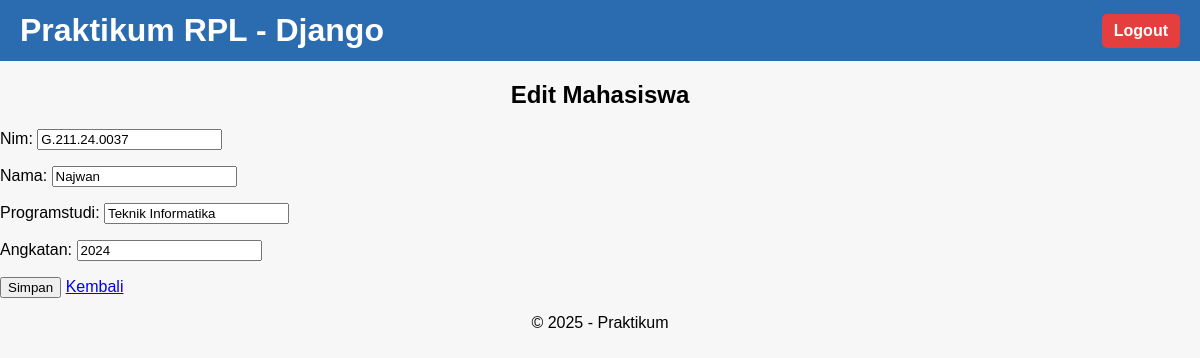
The app's page /mahasiswa/edit/4/ (signed in) with its own data.
### mahasiswa/models.py (models this page shows, shortened)
class Mahasiswa(models.Model):
    nim = models.CharField(max_length=15, unique=True)
    nama = models.CharField(max_length=100)
    programstudi = models.CharField(max_length=50)
    angkatan = models.IntegerField()

### mahasiswa/views.py (the view)
# urls.py: path('edit/<int:id>/', views.edit_mahasiswa, name='edit_mahasiswa'),
@login_required(login_url='/accounts/login/')
def edit_mahasiswa(request, id):
    mahasiswa = get_object_or_404(Mahasiswa, id=id)
    if request.method == 'POST':
        form = MahasiswaForm(request.POST, instance=mahasiswa)
        if form.is_valid():
            form.save()
            return redirect('daftar_mahasiswa')
    else:
        form = MahasiswaForm(instance=mahasiswa)
    return render(request, 'mahasiswa/form.html', {
        'form': form,
        'judul': 'Edit Mahasiswa'
    })

### mahasiswa/forms.py
class MahasiswaForm(forms.ModelForm):
    class Meta:
        model = Mahasiswa
        fields = '__all__'

### mahasiswa/templates/mahasiswa/form.html (shortened to what this page needs)
{% extends 'mahasiswa/base.html' %}
{% block content %}
<h2>{{ judul }}</h2>
<form method="POST">
    {{ form.as_p }}
    <button type="submit">
        Simpan
    </button>
    <a href="{% url 'daftar_mahasiswa' %}">
        Kembali
    </a>
</form>
{% endblock %}

### mahasiswa/static/mahasiswa/css/style.css (style rules this page uses)
body { font-family: Arial, sans-serif; margin:0; padding:0; background:#f7f7f7; }
h2 { text-align: center; margin-bottom: 20px; }

### records on screen
Mahasiswa: nim "G.211.24.0037", nama "Najwan", programstudi "Teknik Informatika", angkatan "2024"

### other values on screen
{{ judul }} "Edit Mahasiswa"
